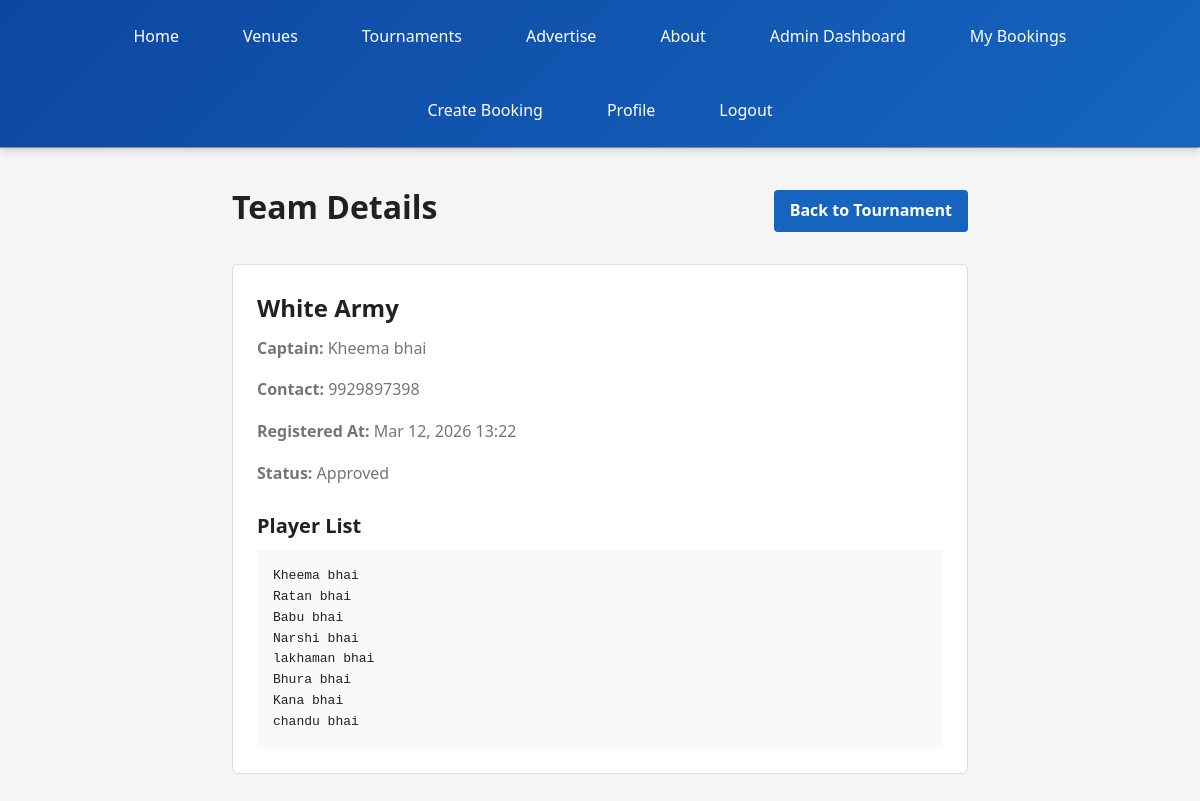
The app's page /booking/team/2/ (signed in) with its own data.
### booking/models.py (models this page shows, shortened)
class Team(models.Model):
    name = models.CharField(max_length=150)
    captain_name = models.CharField(max_length=100)
    contact_number = models.CharField(max_length=15)
    player_list = models.TextField(help_text='List players (one per line)')
    created_by = models.ForeignKey(settings.AUTH_USER_MODEL, related_name='teams', on_delete=models.CASCADE)
    created_at = models.DateTimeField(auto_now_add=True)
    class Meta:
        ordering = ['name']

class TournamentRegistration(models.Model):
    STATUS_CHOICES = (
        ('pending', 'Pending'),
        ('approved', 'Approved'),
        ('rejected', 'Rejected'),
    )
    tournament = models.ForeignKey(Tournament, related_name='registrations', on_delete=models.CASCADE)
    team = models.ForeignKey(Team, related_name='tournament_registrations', on_delete=models.CASCADE)
    user = models.ForeignKey(settings.AUTH_USER_MODEL, related_name='tournament_registrations', on_delete=models.CASCADE)
    status = models.CharField(max_length=20, choices=STATUS_CHOICES, default='pending')
    created_at = models.DateTimeField(auto_now_add=True)
    updated_at = models.DateTimeField(auto_now=True)
    class Meta:
        ordering = ['-created_at']
        unique_together = ('tournament', 'team')

### booking/views.py (the view)
# urls.py: path('team/<int:pk>/', team_detail, name='team_detail'),
@admin_required
def team_detail(request, pk):
    team = get_object_or_404(Team, pk=pk)
    registration = TournamentRegistration.objects.filter(team=team).select_related('tournament', 'user').first()
    return render(request, 'booking/team_detail.html', {
        'team': team,
        'registration': registration,
    })

### booking/context_processors.py (called while the page is built)
def active_ads(request):
    today = timezone.now().date()
    active_ads_qs = Advertisement.objects.filter(is_active=True, start_date__lte=today, end_date__gte=today)
    ads_by_position = {choice[0]: [] for choice in Advertisement.POSITION_CHOICES}
    for ad in active_ads_qs:
        ads_by_position.setdefault(ad.position, []).append(ad)
    return {
        'active_ads': ads_by_position,
    }

### booking/views.py (called while the page is built)
def _is_admin(user):
    return user.is_authenticated and (
        user.is_superuser or user.is_staff or user.email == getattr(settings, 'ADMIN_EMAIL', '')
    )

### myproject/context_processors.py (called while the page is built)
def admin_email(request):
    return {'ADMIN_EMAIL': settings.ADMIN_EMAIL}

### templates/booking/team_detail.html (shortened to what this page needs)
{% extends 'base.html' %}
{% block content %}
<div class="container" style="max-width:800px; margin:2rem auto;">
    <div style="display:flex; justify-content:space-between; align-items:center;">
        <h2>Team Details</h2>
        <a href="{% url 'tournament_detail' registration.tournament.pk %}" class="btn" style="text-decoration:none; padding:0.5rem 1rem; background:var(--primary-color); color:white; border-radius:4px;">Back to Tournament</a>
    </div>
    <div style="margin-top:1.5rem; padding:1.5rem; border:1px solid #ddd; border-radius:6px; background:#fff;">
        <h3>{{ team.name }}</h3>
        <p><strong>Captain:</strong> {{ team.captain_name }}</p>
        <p><strong>Contact:</strong> {{ team.contact_number }}</p>
        <p><strong>Registered At:</strong> {{ registration.created_at|date:'M d, Y H:i' }}</p>
        <p><strong>Status:</strong> {{ registration.get_status_display }}</p>
        <div style="margin-top:1.5rem;">
            <h4>Player List</h4>
            <pre style="background:#f9f9f9; padding:1rem; border-radius:4px; white-space:pre-wrap;">{{ team.player_list }}</pre>
        </div>
    </div>
</div>
{% endblock %}

### static/css/style.css (style rules this page uses)
:root { --primary-color: #1565c0; --primary-dark: #0d47a1; --primary-light: #42a5f5; --accent-color: #ff6f00; --success-color: #2e7d32; --danger-color: #c62828; --warning-color: #f57c00; --neutral-bg: #f5f5f5; --neutral-border: #e0e0e0; --text-primary: #212121; --text-secondary: #757575; --shadow-sm: 0 2px 4px rgba(0,0,0,0.1); --shadow-md: 0 4px 8px rgba(0,0,0,0.15); --shadow-lg: 0 8px 16px rgba(0,0,0,0.2); }
* { margin: 0; padding: 0; box-sizing: border-box; }
html { scroll-behavior: smooth; }
body { font-family: 'Segoe UI', Tahoma, Geneva, Verdana, sans-serif; background-color: var(--neutral-bg); color: var(--text-primary); line-height: 1.6; }
h1, h2, h3, h4, h5, h6 { font-weight: 600; margin-bottom: 0.5rem; color: var(--text-primary); }
h2 { font-size: 2rem; }
h3 { font-size: 1.5rem; }
h4 { font-size: 1.25rem; }
p { color: var(--text-secondary); margin-bottom: 1rem; }
a { color: var(--primary-color); text-decoration: none; transition: color 0.3s ease; }
.btn { display: inline-block; padding: 0.75rem 1.5rem; font-weight: 600; text-decoration: none; border-radius: 4px; transition: all 0.3s ease; border: none; cursor: pointer; font-size: 1rem; }
.btn-primary, .btn { background-color: var(--accent-color); color: white; }
.container { max-width: 1200px; margin: 2rem auto; padding: 0 2rem; width: 100%; }

### records on screen
Team: name "White Army", captain_name "Kheema bhai", contact_number "9929897398", player_list "Kheema bhai Ratan bhai Babu bhai Narshi bhai lakhaman bhai Bhura bhai Kana bhai chandu bhai"
TournamentRegistration: created_at "Mar 12, 2026 13:22", status "Approved"
